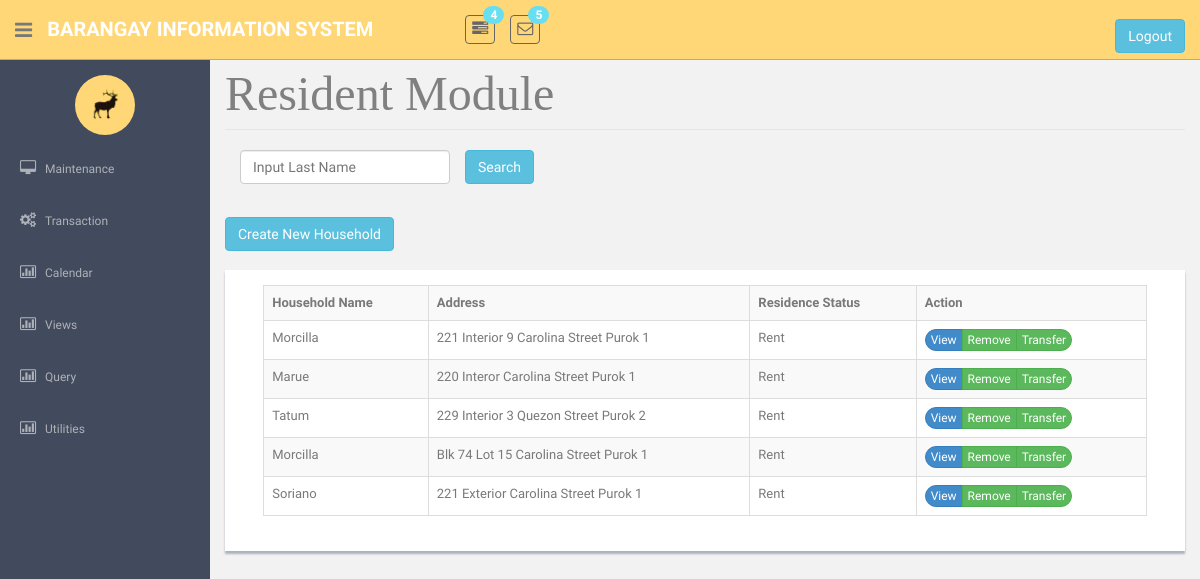
The app's page /Hholdview.php, older data.
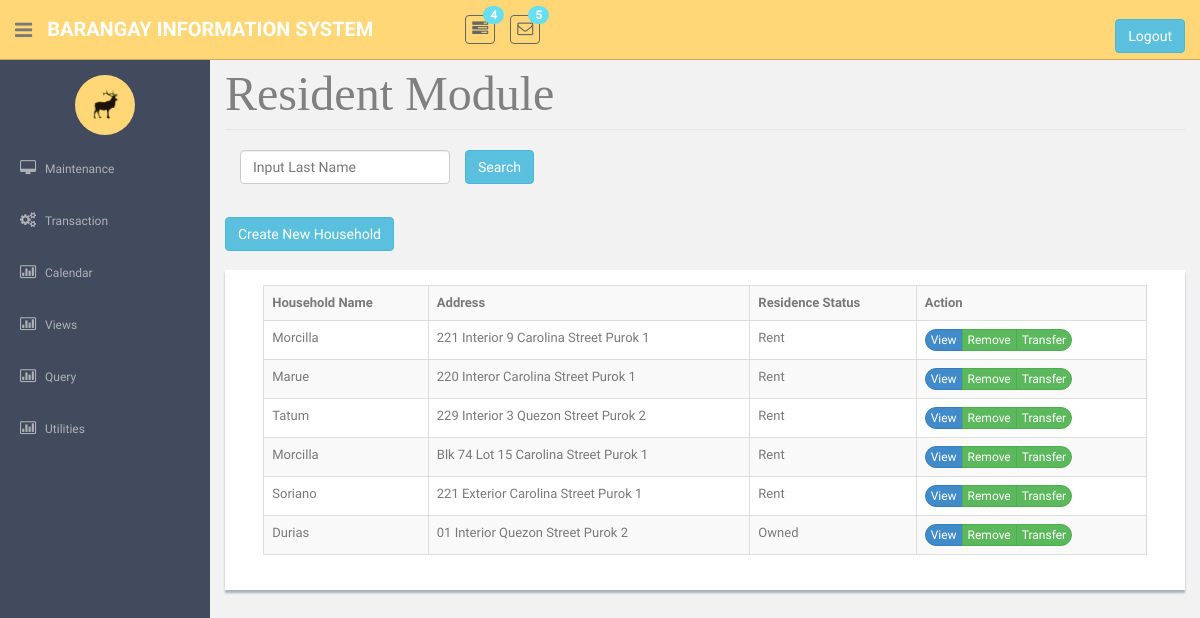
The same page, newer data.
### tables this page shows
CREATE TABLE `tblhousehold` (
  `intHouseholdNo` int(255) NOT NULL,
  `strBuildingNo` varchar(100) DEFAULT NULL,
  `intForeignStreetId` int(25) NOT NULL,
  `strHouseholdLname` varchar(100) NOT NULL,
  `strResidence` varchar(10) NOT NULL,
  `strOldAddress` varchar(100) NOT NULL,
  `strStatus` varchar(20) NOT NULL
);

### Hholdview.php (the view, shortened to what this page needs)
<!DOCTYPE html>
          <?php require('header.php');?>
    <?php require('sidebar.php');?>
      <section id="main-content">
          <section class="wrapper site-min-height">
<legend ><font face = "cambria" size = 8 color = "grey"> Resident Module </font></legend>
<div class="input-append"><div class="form-group">
           <div class="col-sm-3">
        <input class="form-control input-group-lg reg_name" name="search" id="search" placeholder = "Input Last Name"/></div><button class="btn btn-info" onclick = "Search();" name = "s1">Search</button>
</div></div><br>
					<div class="btn-group" role="group">
					<button  class="btn btn-info" onclick = "window.location.href='AddHhold.php'">Create New Household</button>
					</div>
					<br>
<br>
	<form method = POST><center>
	<div class = "showback" id = "tableHousehold">
<table  class="table table-striped table-bordered table-hover"  border = '2' style = 'width:95%'>
<tr>
<th>Household Name</th>
<th>Address</th>
<th>Residence Status</th>
<th>Action</th>
</tr>
<?php
					require('connection.php');
				$sql = "SELECT strHouseholdLname, concat(strBuildingNo,' ',strStreetName,' ',strPurok) as 'Address',strResidence , intHouseholdNo FROM `tblhousehold` inner join `tblstreet` on intStreetId = intForeignStreetId where !(strStatus = 'Disabled') ";
				$query = mysqli_query($con, $sql);
				if(mysqli_num_rows($query) > 0){
					while($row = mysqli_fetch_object($query)){?>
					<tr> <td><?php echo $row->strHouseholdLname?></td>
					<td><?php echo $row->Address?></td>
				<td><?php echo $row->strResidence?></td>
					<td><div class="btn-group " role="group" aria-label="..." >
					<div class="btn-group" role="group">
					<button class="btn btn-primary btn-round btn-xs" type = submit value = <?php echo $row->intHouseholdNo?> name = 'Edit' >View</button>
					</div>
					<div class="btn-group" role="group">
					 <button  class="btn btn-success btn-xs" type = button value = <?php echo $row->intHouseholdNo?> onclick = "Del(this.value)" data-toggle="modal" data-target="#RemoveModal"  name = 'Move' >Remove</button>
					</div>
					<div class="btn-group" role="group">
					 <button class="btn btn-success btn-round btn-xs" type = submit value = <?php echo $row->intHouseholdNo?> name = 'transfer' >Transfer</button></td>
					</div>
					</tr>
				<?php }}
				?>
</form>
		</section><! --/wrapper -->
      </section>
  </section>
  </body>
</html>

Row changes from the older to the newer data that the page shows:
added tblhousehold: strHouseholdLname "Durias", Address "01 Interior Quezon Street Purok 2", strResidence "Owned", $row->intHouseholdNo 14 (drawn)
